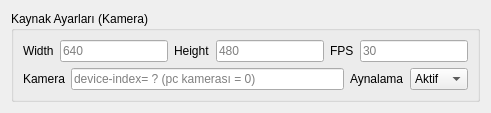
                       <widget class="QWidget" name="page_10">
                        <layout class="QVBoxLayout" name="verticalLayout_6">
                         <item>
                          <widget class="QGroupBox" name="groupBox_9">
                           <property name="title">
                            <string>Kaynak Ayarları (Kamera)</string>
                           </property>
                           <layout class="QVBoxLayout" name="verticalLayout_5">
                            <item>
                             <layout class="QHBoxLayout" name="horizontalLayout_14">
                              <item>
                               <widget class="QLabel" name="label_21">
                                <property name="text">
                                 <string>Width</string>
                                </property>
                               </widget>
                              </item>
                              <item>
                               <widget class="QLineEdit" name="lineEdit_16">
                                <property name="placeholderText">
                                 <string>640</string>
                                </property>
                               </widget>
                              </item>
                              <item>
                               <widget class="QLabel" name="label_22">
                                <property name="text">
                                 <string>Height</string>
                                </property>
                               </widget>
                              </item>
                              <item>
                               <widget class="QLineEdit" name="lineEdit_17">
                                <property name="placeholderText">
                                 <string>480</string>
                                </property>
                               </widget>
                              </item>
                              <item>
                               <widget class="QLabel" name="label_23">
                                <property name="text">
                                 <string>FPS</string>
                                </property>
                               </widget>
                              </item>
                              <item>
                               <widget class="QLineEdit" name="lineEdit_18">
                                <property name="placeholderText">
                                 <string>30</string>
                                </property>
                               </widget>
                              </item>
                             </layout>
                            </item>
                            <item>
                             <layout class="QHBoxLayout" name="horizontalLayout_15">
                              <item>
                               <widget class="QLabel" name="label_24">
                                <property name="text">
                                 <string>Kamera</string>
                                </property>
                               </widget>
                              </item>
                              <item>
                               <widget class="QLineEdit" name="lineEdit_19">
                                <property name="placeholderText">
                                 <string>device-index= ? (pc kamerası = 0)</string>
                                </property>
                               </widget>
                              </item>
                              <item>
                               <widget class="QLabel" name="label_25">
                                <property name="text">
                                 <string>Aynalama</string>
                                </property>
                               </widget>
                              </item>
                              <item>
                               <widget class="QComboBox" name="comboBox_4">
                                <item>
                                 <property name="text">
                                  <string>Aktif</string>
                                 </property>
                                </item>
                                <item>
                                 <property name="text">
                                  <string>Pasif</string>
                                 </property>
                                </item>
                               </widget>
                              </item>
                             </layout>
                            </item>
                           </layout>
                          </widget>
                         </item>
                        </layout>
                       </widget>
